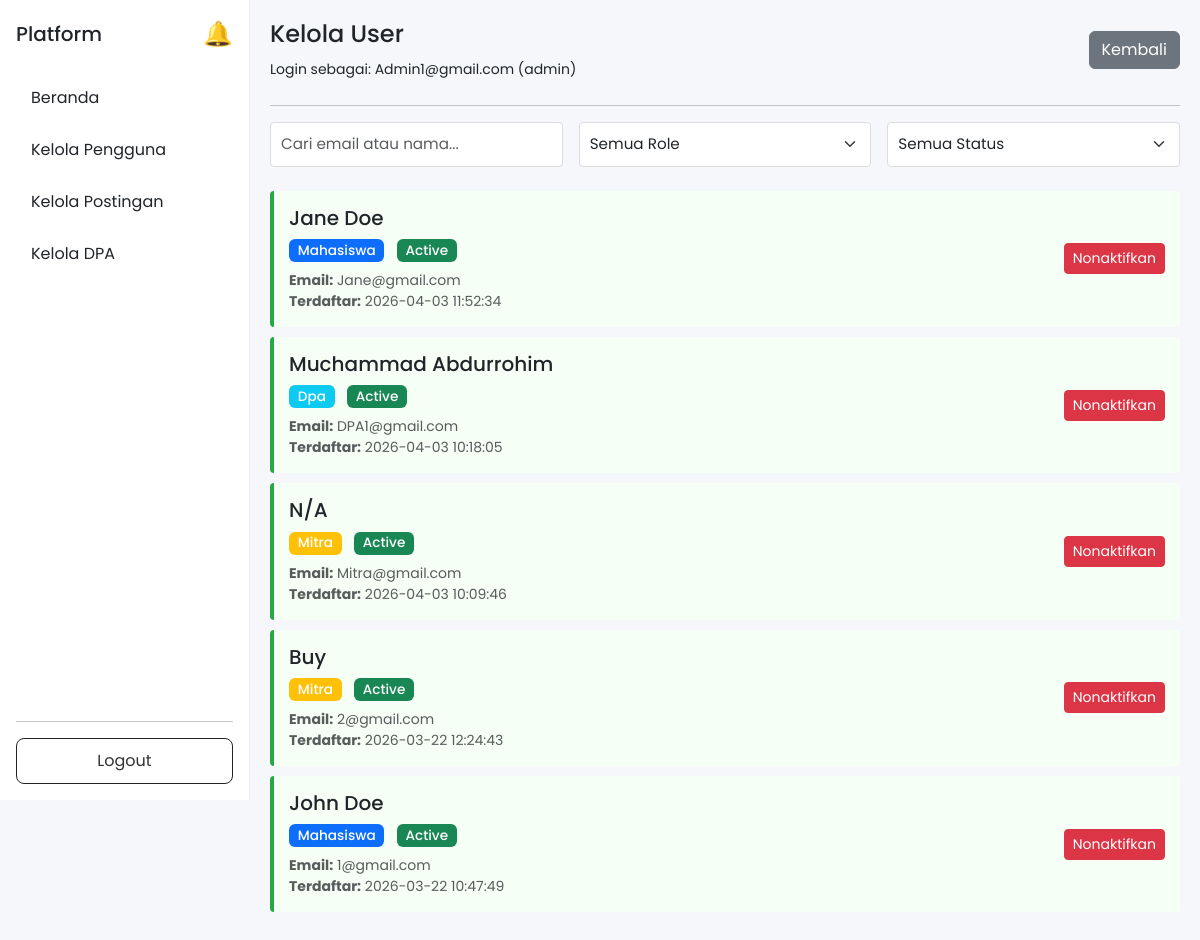
The page /views/admin/users.php (signed in) on the database its author committed.
### tables this page shows
CREATE TABLE `users` (
  `id` int NOT NULL,
  `email` varchar(100) NOT NULL,
  `password` varchar(255) NOT NULL,
  `role` enum('mahasiswa','mitra','admin','dpa') NOT NULL,
  `created_at` timestamp NULL DEFAULT CURRENT_TIMESTAMP,
  `status` enum('active','pending','inactive') DEFAULT 'active'
);

### views/admin/users.php (the view, shortened to what this page needs)
<?php
include __DIR__ . '/../../config/database.php';
$query = "SELECT u.*,
                 CASE WHEN m.id IS NOT NULL THEN m.nama WHEN mt.id IS NOT NULL THEN mt.nama_organisasi WHEN d.id IS NOT NULL THEN d.nama END as full_name
          FROM users u
          LEFT JOIN mahasiswa m ON u.id = m.user_id
          LEFT JOIN mitra mt ON u.id = mt.user_id
          LEFT JOIN dpa d ON u.id = d.user_id
          WHERE u.role != 'admin'
          ORDER BY u.created_at DESC";
$stmt = mysqli_prepare($conn, $query);
mysqli_stmt_execute($stmt);
$result = mysqli_stmt_get_result($stmt);
$users = [];
while ($row = mysqli_fetch_assoc($result)) {
    $users[] = $row;
}
?>
<!DOCTYPE html>
<html>
<head>
    <link href="https://cdn.jsdelivr.net/npm/bootstrap@5.3.0/dist/css/bootstrap.min.css" rel="stylesheet">
    <link rel="stylesheet" href="../../assets/css/global.css">
    <link rel="stylesheet" href="../../assets/css/layout.css">
    <link rel="stylesheet" href="../../assets/css/admin.css">
</head>
<body>
<div class="d-flex">
    <?php include __DIR__ . '/../layouts/sidebar.php'; ?>
    <div class="content">
        <div class="d-flex justify-content-between align-items-center mb-4">
            <div>
                <h4>Kelola User</h4>
                <small>
                    Login sebagai: <?php echo htmlspecialchars($_SESSION['email']); ?> (admin)
                </small>
            </div>
            <a href="<?= BASE_URL ?>/views/dashboard.php" class="btn btn-secondary">Kembali</a>
        </div>
        <hr>
        <div class="mb-4">
            <div class="row g-3">
                <div class="col-md-4">
                    <input
                        type="text"
                        id="searchInput"
                        class="form-control"
                        placeholder="Cari email atau nama..."
                    >
                </div>
                <div class="col-md-4">
                    <select id="roleFilter" class="form-select">
                        <option value="">Semua Role</option>
                    </select>
                </div>
                <div class="col-md-4">
                    <select id="statusFilter" class="form-select">
                        <option value="">Semua Status</option>
                    </select>
                </div>
            </div>
        </div>
        <?php if (empty($users)): ?>
            <div class="alert alert-info">
                Belum ada user di sistem.
            </div>
        <?php else: ?>
            <div id="usersList">
                <?php foreach ($users as $user): ?>
                    <?php
                    $role = ucfirst($user['role']);
                    $role_badge = $user['role'] == 'mahasiswa' ? 'bg-primary' : ($user['role'] == 'mitra' ? 'bg-warning' : 'bg-info');
                    $status = ucfirst($user['status']);
                    $status_badge = $user['status'] == 'active' ? 'bg-success' : ($user['status'] == 'pending' ? 'bg-warning' : 'bg-danger');
                    $row_class = $user['status'] == 'inactive' ? 'deactivated' : $user['status'];
                    ?>
                    <div class="user-row <?= $row_class; ?>" data-role="<?= $user['role']; ?>" data-status="<?= $user['status']; ?>">
                        <div class="row align-items-center">
                            <div class="col-md-7">
                                <h5 class="mb-2">
                                    <?php echo htmlspecialchars($user['full_name'] ?? 'N/A'); ?>
                                </h5>
                                <div class="mb-2">
                                    <span class="badge <?= $role_badge; ?> status-badge me-2">
                                        <?php echo $role; ?>
                                    </span>
                                    <span class="badge <?= $status_badge; ?> status-badge">
                                        <?php echo $status; ?>
                                    </span>
                                </div>
                                <small class="text-muted d-block">
                                    <strong>Email:</strong> <?php echo htmlspecialchars($user['email']); ?>
                                </small>
                                <small class="text-muted d-block">
                                    <strong>Terdaftar:</strong> <?php echo $user['created_at']; ?>
                                </small>
                            </div>
                            <div class="col-md-5 text-end">
                                <?php if ($user['status'] == 'pending'): ?>
                                    <button type="button"
                                            class="btn btn-success btn-sm"
                                            onclick="verifyUser(<?php echo $user['id']; ?>, '<?php echo htmlspecialchars(addslashes($user['email'])); ?>')">
                                        <i class="bi bi-check-circle"></i> Verifikasi
                                    </button>
                                <?php else: ?>
                                    <button type="button"
                                            class="btn btn-danger btn-sm"
                                            onclick="deactivateUser(<?php echo $user['id']; ?>, '<?php echo htmlspecialchars(addslashes($user['email'])); ?>')">
                                        <i class="bi bi-trash"></i> Nonaktifkan
                                    </button>
                                <?php endif; ?>
                            </div>
                        </div>
                    </div>
                <?php endforeach; ?>
            </div>
        <?php endif; ?>
    </div>
</div>
</body>
</html>

### assets/css/global.css (style rules this page uses)
body { font-family: 'Poppins', sans-serif; background: linear-gradient(135deg, #f8f9fa, #eef1f5); margin: 0; padding: 0; }
.form-control, .form-select { border-radius: 10px; padding: 10px; border: 1px solid #ddd; }

### assets/css/layout.css (style rules this page uses)
body { margin: 0; font-family: 'Poppins', sans-serif; background: #f5f7fa; }
.content { flex: 1; padding: 20px; }

### assets/css/admin.css (style rules this page uses)
.status-badge { font-size: 0.85rem; font-weight: 500; }
.form-select, .form-control { font-size: 0.95rem; border-radius: 4px; }
.user-row { background-color: #f8f9fa; border-left: 4px solid #ccc; padding: 15px; margin-bottom: 10px; border-radius: 4px; transition: all 0.2s; }
.user-row.active { border-left-color: #28a745; background-color: #f5fff5; }

### rows shown on the page
users: full_name "Jane Doe", role "Mahasiswa", status "Active", email "Jane@gmail.com", created_at "2026-04-03 11:52:34"
users: full_name "Muchammad Abdurrohim", role "Dpa", status "Active", email "DPA1@gmail.com", created_at "2026-04-03 10:18:05"
users: full_name "N/A", role "Mitra", status "Active", email "Mitra@gmail.com", created_at "2026-04-03 10:09:46"
users: full_name "Buy", role "Mitra", status "Active", email "2@gmail.com", created_at "2026-03-22 12:24:43"
users: full_name "John Doe", role "Mahasiswa", status "Active", email "1@gmail.com", created_at "2026-03-22 10:47:49"

### other values the page prints
$_SESSION['email'] "Admin1@gmail.com"
